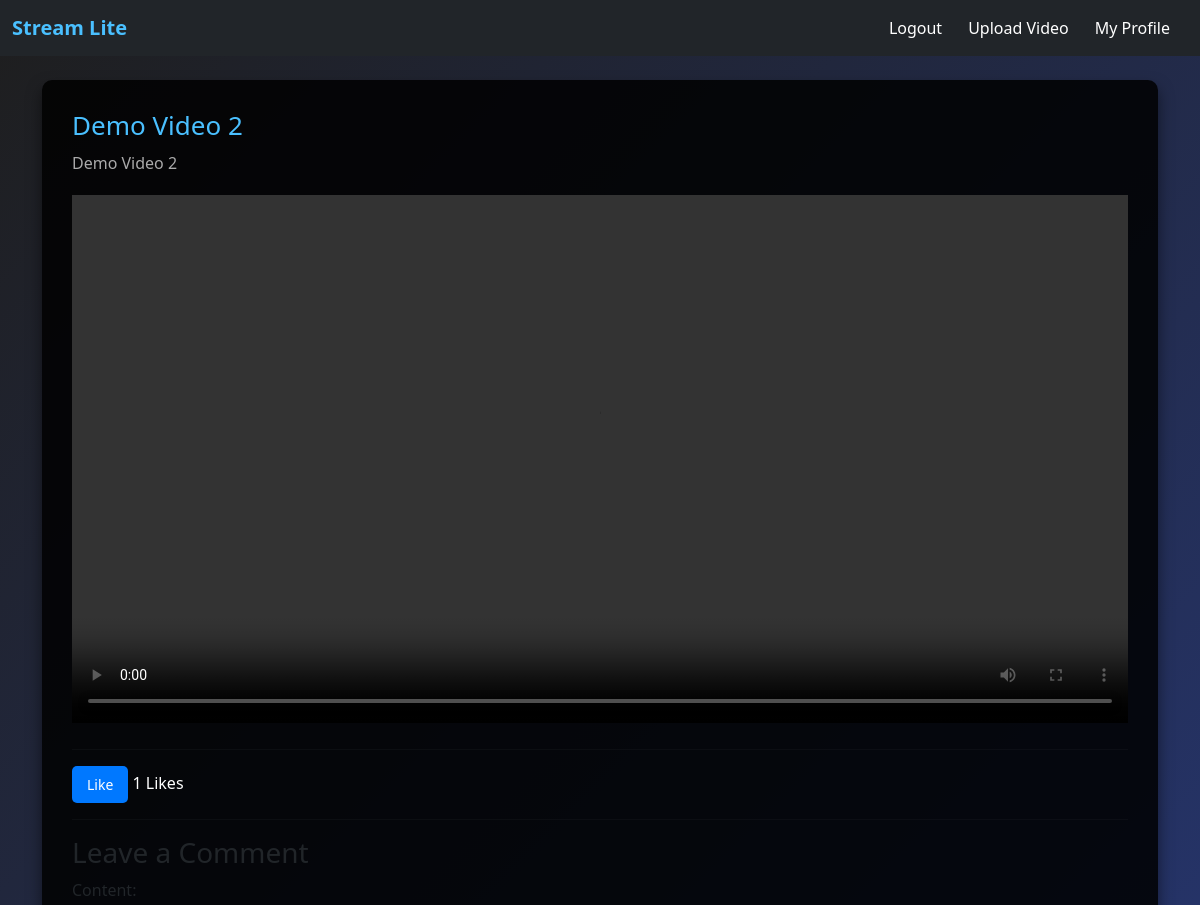
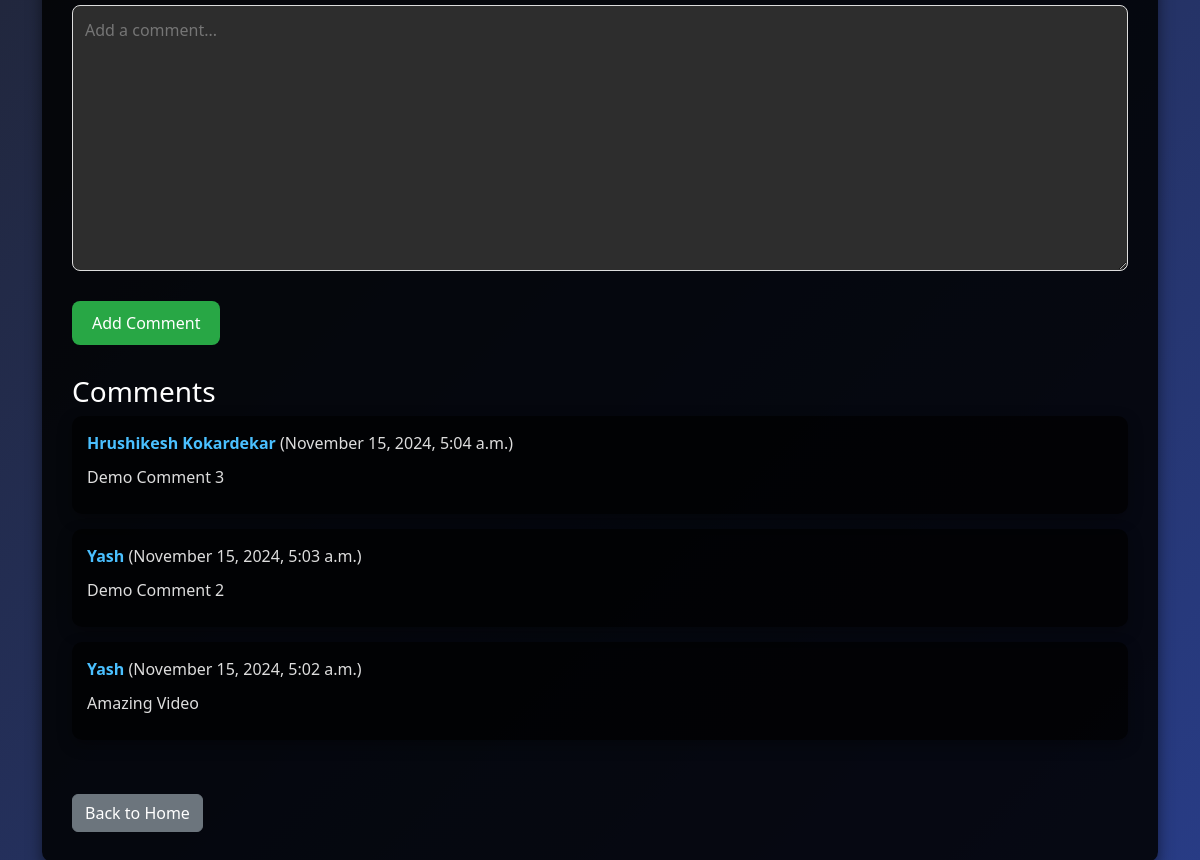
The app's page /video/2/ (signed in) with its own data (2 pictures, top to bottom).
### app/models.py (models this page shows)
class Video(models.Model):
    title = models.CharField(max_length=255)
    description = models.TextField(blank=True, null=True)
    upload_date = models.DateTimeField(auto_now_add=True)
    file = models.FileField(upload_to='videos/')
    uploader = models.ForeignKey(User, on_delete=models.CASCADE, related_name='videos')
    likes = models.ManyToManyField(User, related_name='liked_videos', blank=True)
    def total_likes(self):
        return self.likes.count()

class Comment(models.Model):
    video = models.ForeignKey(Video, on_delete=models.CASCADE, related_name='comments')
    name = models.CharField(max_length=100)
    content = models.TextField()
    created_at = models.DateTimeField(auto_now_add=True)

### app/views.py (the view)
# urls.py: path('video/<int:id>/', video_detail, name='video_detail'),
def video_detail(request, id):
    if 'user_id' not in request.session:
        messages.error(request, "You must be logged in to view this video.")
        return redirect('login')
    video = Video.objects.get(id=id)
    comments = video.comments.all().order_by('-created_at')
    if request.method == 'POST':
        form = VideoComments(request.POST)
        if form.is_valid():
            comment = form.save(commit=False)
            comment.video = video
            comment.name = request.session.get('user_name')  # Associate the comment with the current video
            comment.save()  # Save the comment
            return redirect('video_detail', id=video.id)  # Redirect to the same page
    else:
        form = VideoComments()
    return render(request, 'video_detail.html', {'video': video, 'comments': comments, 'form': form})

### app/forms.py
class VideoComments(forms.ModelForm):
    class Meta:
        model = Comment
        fields = ['content']
        widgets = {
            'content': forms.Textarea(attrs={'placeholder': 'Add a comment...'}),
        }

### templates/video_detail.html (shortened to what this page needs)
<!DOCTYPE html>
<html lang="en">
<head>
    {% load static %}
    <link rel="stylesheet" href="{% static 'css/video_detail.css' %}">
    <link rel="stylesheet" href="https://cdn.jsdelivr.net/npm/bootstrap@5.3.0-alpha1/dist/css/bootstrap.min.css">
</head>
<body>
    <nav class="navbar navbar-expand-lg navbar-dark bg-dark">
        <div class="container-fluid">
            <a class="navbar-brand" href="#">Stream Lite</a>
            <div class="collapse navbar-collapse" id="navbarNav">
                <ul class="navbar-nav ms-auto">
                    {% if request.session.user_id %}
                        <li class="nav-item">
                            <form method="POST" action="{% url 'logout' %}" style="display: inline;">
                                <button class="btn btn-link nav-link" type="submit">Logout</button>
                            </form>
                        </li>
                        <li class="nav-item">
                            <a class="nav-link" href="{% url 'upload_video' %}">Upload Video</a>
                        </li>
                        <li class="nav-item">
                            <a class="nav-link" href="{% url 'user_profile' %}">My Profile</a>
                        </li>
                    {% else %}
                        <li class="nav-item">
                            <a class="nav-link" href="{% url 'login' %}">Login</a>
                        </li>
                    {% endif %}
                </ul>
            </div>
        </div>
    </nav>
    <div class="container mt-4">
        <div class="video-details">
            <h2>{{ video.title }}</h2>
            <p class="description">{{ video.description }}</p>
            <div class="video-player">
                <video width="100%" controls>
                    <source src="{{ video.file.url }}" type="video/mp4">
                </video>
            </div>
            <hr>
            <form action="{% url 'like_video' video.id %}" method="POST" style="display:inline;">
                <button class="btn btn-primary like-btn" type="submit">
                    {% if user in video.likes.all %}
                        Unlike
                    {% else %}
                        Like
                    {% endif %}
                </button>
            </form>
            <span style="color: white;">{{ video.total_likes }} Likes</span>
            <hr>
            <h3>Leave a Comment</h3>
            <form method="POST" class="comment-form">
                {{ form.as_p }}
                <button type="submit" class="btn btn-success" >Add Comment</button>
            </form>
            <h3 style="color: white;">Comments</h3>
            {% if comments %}
                <ul class="comments-list">
                    {% for comment in comments %}
                        <li>
                            <p><strong>{{ comment.name }}</strong> ({{ comment.created_at|date:"F j, Y, g:i a" }})</p>
                            <p>{{ comment.content }}</p>
                        </li>
                    {% endfor %}
                </ul>
            {% else %}
                <p>No comments yet. Be the first to comment!</p>
            {% endif %}
            <br>
            <a href="{% url 'home' %}" class="btn btn-secondary">Back to Home</a>
        </div>
    </div>
</body>
</html>

### static/css/video_detail.css (style rules this page uses)
* { margin: 0; padding: 0; box-sizing: border-box; }
.navbar { padding: 10px 20px; }
.navbar-brand { font-size: 24px; font-weight: bold; color: #4ac0ff !important; }
.navbar-nav .nav-link { color: #ffffff !important; font-size: 16px; margin-right: 10px; transition: color 0.3s ease; }
body { font-family: 'Poppins', sans-serif; background: linear-gradient(135deg, #1e1e1e, #283c86); color: #ffffff; min-height: 100vh; }
.container { margin-top: 20px; max-width: 1000px; }
.video-details { background-color: rgba(0, 0, 0, 0.85); padding: 30px; border-radius: 10px; box-shadow: 0 8px 15px rgba(0, 0, 0, 0.5); margin-bottom: 30px; }
.video-details h2 { font-size: 26px; color: #4ac0ff; margin-bottom: 10px; }
.video-details .description { font-size: 16px; color: #aaa; margin-bottom: 20px; }
.video-details .video-player { margin-bottom: 20px; }
.video-details .like-btn { padding: 8px 15px; font-size: 14px; background-color: #0078ff; border: none; color: white; border-radius: 5px; cursor: pointer; transition: background-color 0.3s ease; }
.comment-form { margin-bottom: 30px; }
.comment-form input, .comment-form textarea { width: 100%; padding: 12px; margin: 8px 0; border-radius: 8px; border: 1px solid #ddd; background-color: #2d2d2d; color: #fff; font-size: 16px; transition: border-color 0.3s ease; }
.comment-form button { padding: 10px 20px; font-size: 16px; background-color: #28a745; border: none; color: white; border-radius: 8px; cursor: pointer; transition: background-color 0.3s ease, transform 0.2s ease; }
.comments-list { list-style: none; padding: 0; margin-bottom: 30px; }
.comments-list li { padding: 15px; margin-bottom: 15px; background-color: rgba(0, 0, 0, 0.7); border-radius: 10px; box-shadow: 0 5px 15px rgba(0, 0, 0, 0.3); transition: box-shadow 0.3s ease; }
.comments-list li p { color: #ddd; margin-bottom: 10px; }
.comments-list li strong { color: #4ac0ff; }
.btn-secondary { background-color: #6c757d; color: white; padding: 10px 20px; text-decoration: none; border-radius: 5px; transition: background-color 0.3s ease; }

### records on screen
Video: title "Demo Video 2", description "Demo Video 2", total_likes "1"
Comment: name "Hrushikesh Kokardekar", created_at "November 15, 2024, 5:04 a.m.", content "Demo Comment 3"
Comment: name "Yash", created_at "November 15, 2024, 5:03 a.m.", content "Demo Comment 2"
Comment: name "Yash", created_at "November 15, 2024, 5:02 a.m.", content "Amazing Video"
